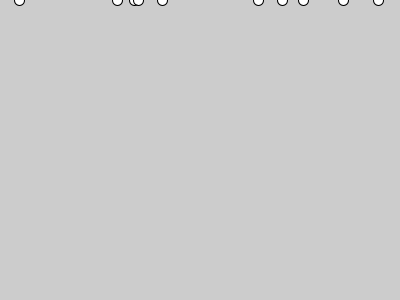
Frame 1 (no input)
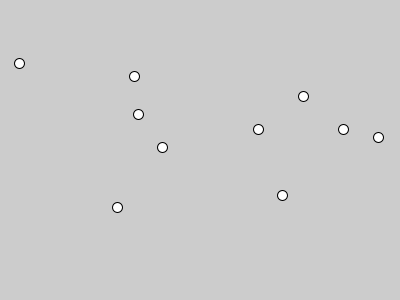
Frame 60 (the mouse pressed at the canvas centre just before this capture)
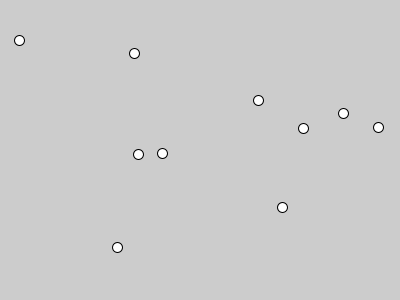
Frame 120 (the mouse held since frame 60 and released just before this capture)

The Processing sketch that drew these frames (run headless with seeded random() and noise(); from frame 60 on, the mouse is pressed at the canvas centre):

// Processing sketch: processing_119776
// ── processing_119776.pde

int count = 10;
Ball[] ball = new Ball[count];

void setup(){
  size(400, 300);
  background(204);
  smooth();
  for(int i=0; i<10; i++){
    ball[i] = new Ball(random(width), random(50, height-50), random(10, 40), random(20));
  }
}
void draw(){
  background(204);
  for(int i=0; i<count; i++){
    ball[i].showBall();
    ball[i].moveBall();
  }
}

class Ball{
  float posx, posy;
  float x,y;
  float shinpuku;
  float ang;
  Ball(float _posx, float _posy, float _shinpuku, float _ang){
    x = _posx;
    posy = _posy;
    shinpuku = _shinpuku;
    ang = _ang;
  }
  void moveBall(){
    y = shinpuku * sin(ang) + posy;
    ang+=0.04;
  }
  void showBall(){
    ellipse(x, y, 10, 10);
  }
}
  
